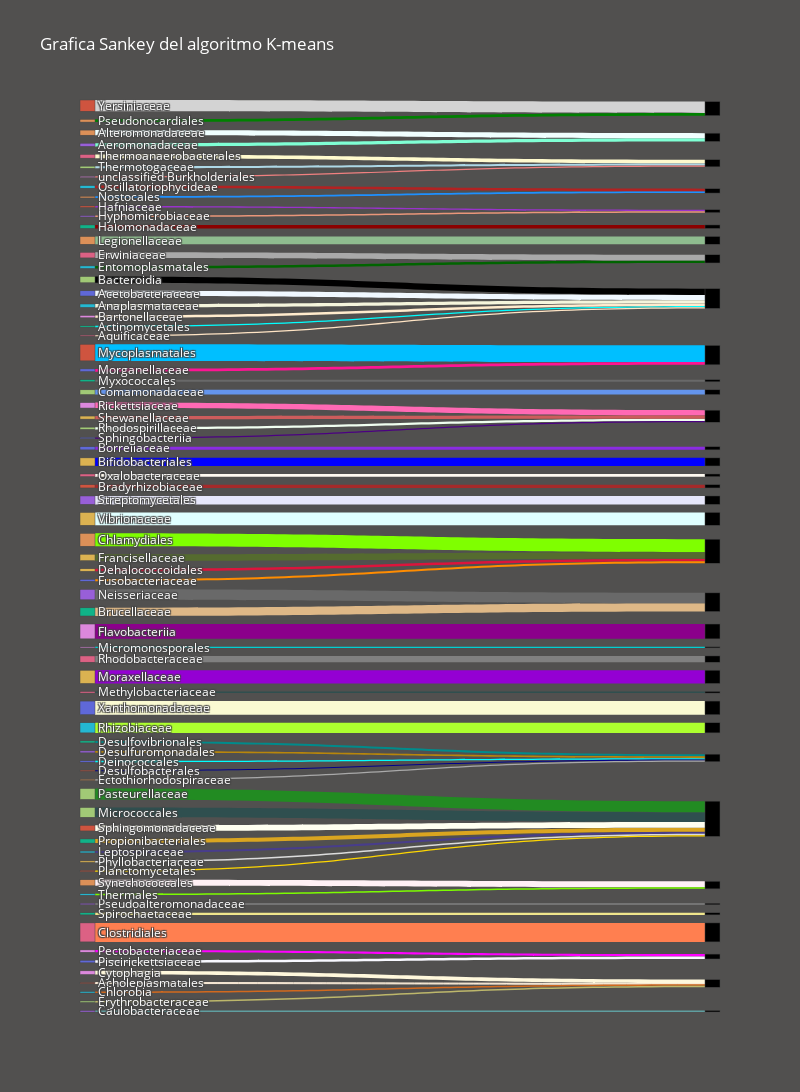

The cell this chart's notebook holds for it:
### Markdown cell above
### Graficar el digrama Sankey

### Code cell
import plotly.graph_objects as go 
  
  
plot = go.Figure(go.Sankey( 
    node = node,
    link = link))
  
    
plot.update_layout(height=1300,
                   width=800,
                  font = dict(size = 1, color ='white'),
                   title = 'Grafica Sankey del algoritmo K-means',
                   font_size = 12,
                    paper_bgcolor='#51504F')
plot.show()

### Figure 1 — Plotly figure (JSON) as saved in the notebook; plotly's stock layout.template omitted (floating-point values rounded to 4 significant figures; data arrays with more than 128 entries replaced by an {"elided": "..."} marker saying what was removed)
{"data": [{"link": {"color": {"elided": "148 str values"}, "source": [0, 1, 2, 3, 4, 5, 6, 7, 8, 9, 10, 11, 12, 13, 14, 15, 16, 17, 18, 19, 20, 21, 22, 23, 24, 25, 26, 27, 28, 29, 30, 31, 32, 33, 34, 35, 36, 37, 38, 39, 40, 41, 42, 43, 44, 45, 46, 47, 48, 49, 50, 51, 52, 53, 54, 55, 56, 57, 58, 59, 60, 61, 62, 63, 64, 65, 66, 67, 68, 69, 70, 71], "target": [85, 120, 85, 73, 73, 85, 85, 85, 85, 95, 94, 98, 103, 121, 102, 120, 118, 90, 120, 102, 113, 113, 113, 113, 113, 81, 81, 120, 104, 102, 102, 77, 78, 77, 79, 114, 109, 114, 106, 108, 87, 87, 89, 103, 76, 76, 96, 114, 119, 114, 119, 114, 114, 116, 72, 112, 107, 92, 92, 92, 92, 114, 117, 99, 115, 115, 75, 75, 75, 101, 110, 72], "value": [49, 9, 13, 30, 48, 32, 10, 59, 22, 76, 30, 31, 77, 14, 121, 14, 178, 45, 35, 24, 13, 10, 19, 18, 11, 24, 53, 14, 139, 61, 19, 15, 33, 13, 73, 17, 15, 92, 10, 124, 26, 156, 20, 98, 16, 25, 25, 103, 22, 14, 24, 12, 39, 14, 26, 95, 59, 21, 51, 29, 12, 53, 20, 79, 57, 14, 35, 20, 12, 121, 128, 106]}, "node": {"label": ["Acetobacteraceae", "Acholeplasmatales", "Actinomycetales", "Aeromonadaceae", "Alteromonadaceae", "Anaplasmataceae", "Aquificaceae", "Bacteroidia", "Bartonellaceae", "Bifidobacteriales", "Borreliaceae", "Bradyrhizobiaceae", "Brucellaceae", "Caulobacteraceae", "Chlamydiales", "Chlorobia", "Clostridiales", "Comamonadaceae", "Cytophagia", "Dehalococcoidales", "Deinococcales", "Desulfobacterales", "Desulfovibrionales", "Desulfuromonadales", "Ectothiorhodospiraceae", "Entomoplasmatales", "Erwiniaceae", "Erythrobacteraceae", "Flavobacteriia", "Francisellaceae", "Fusobacteriaceae", "Hafniaceae", "Halomonadaceae", "Hyphomicrobiaceae", "Legionellaceae", "Leptospiraceae", "Methylobacteriaceae", "Micrococcales", "Micromonosporales", "Moraxellaceae", "Morganellaceae", "Mycoplasmatales", "Myxococcales", "Neisseriaceae", "Nostocales", "Oscillatoriophycideae", "Oxalobacteraceae", "Pasteurellaceae", "Pectobacteriaceae", "Phyllobacteriaceae", "Piscirickettsiaceae", "Planctomycetales", "Propionibacteriales", "Pseudoalteromonadaceae", "Pseudonocardiales", "Rhizobiaceae", "Rhodobacteraceae", "Rhodospirillaceae", "Rickettsiaceae", "Shewanellaceae", "Sphingobacteriia", "Sphingomonadaceae", "Spirochaetaceae", "Streptomycetales", "Synechococcales", "Thermales", "Thermoanaerobacterales", "Thermotogaceae", "unclassified Burkholderiales", "Vibrionaceae", "Xanthomonadaceae", "Yersiniaceae"], "pad": 8, "thickness": 15}, "type": "sankey"}], "layout": {"font": {"color": "white", "size": 12}, "height": 1300, "paper_bgcolor": "#51504F", "title": {"text": "Grafica Sankey del algoritmo K-means"}, "width": 800}}
